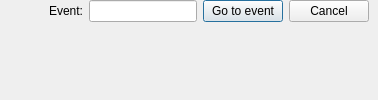
  <widget class="QWidget" name="centralWidget">
   <property name="sizePolicy">
    <sizepolicy hsizetype="Expanding" vsizetype="Expanding">
     <horstretch>0</horstretch>
     <verstretch>0</verstretch>
    </sizepolicy>
   </property>
   <property name="accessibleName">
    <string>Main Window</string>
   </property>
   <layout class="QVBoxLayout" name="verticalLayout">
    <property name="spacing">
     <number>0</number>
    </property>
    <property name="leftMargin">
     <number>0</number>
    </property>
    <property name="topMargin">
     <number>0</number>
    </property>
    <property name="rightMargin">
     <number>0</number>
    </property>
    <property name="bottomMargin">
     <number>0</number>
    </property>
    <item>
     <widget class="AccordionFrame" name="goToFrame">
      <property name="accessibleName">
       <string>Go to packet</string>
      </property>
      <property name="accessibleDescription">
       <string>Allows jumping to a specific packet by its number.</string>
      </property>
      <layout class="QHBoxLayout" name="goToHB">
       <property name="topMargin">
        <number>0</number>
       </property>
       <property name="bottomMargin">
        <number>0</number>
       </property>
       <item>
        <spacer name="horizontalSpacer">
         <property name="orientation">
          <enum>Qt::Orientation::Horizontal</enum>
         </property>
         <property name="sizeHint" stdset="0">
          <size>
           <width>40</width>
           <height>10</height>
          </size>
         </property>
        </spacer>
       </item>
       <item>
        <widget class="QLabel" name="goToPacketLabel">
         <property name="text">
          <string>Event:</string>
         </property>
        </widget>
       </item>
       <item>
        <widget class="QLineEdit" name="goToLineEdit"/>
       </item>
       <item>
        <widget class="QPushButton" name="goToGo">
         <property name="maximumSize">
          <size>
           <width>16777215</width>
           <height>27</height>
          </size>
         </property>
         <property name="text">
          <string>Go to event</string>
         </property>
         <property name="default">
          <bool>true</bool>
         </property>
        </widget>
       </item>
       <item>
        <widget class="QPushButton" name="goToCancel">
         <property name="maximumSize">
          <size>
           <width>16777215</width>
           <height>27</height>
          </size>
         </property>
         <property name="text">
          <string>Cancel</string>
         </property>
        </widget>
       </item>
      </layout>
     </widget>
    </item>
    <item>
     <widget class="StratosharkSearchFrame" name="searchFrame" native="true">
      <property name="accessibleName">
       <string>Search packet</string>
      </property>
      <property name="accessibleDescription">
       <string>Allows searching for packets based on different criteria like display filters or text.</string>
      </property>
     </widget>
    </item>
    <item>
     <widget class="AddressEditorFrame" name="addressEditorFrame">
      <property name="accessibleName">
       <string>Edit Address</string>
      </property>
      <property name="accessibleDescription">
       <string>Allows editing address resolution information for the current capture.</string>
      </property>
     </widget>
    </item>
    <item>
     <widget class="ColumnEditorFrame" name="columnEditorFrame">
      <property name="accessibleName">
       <string>Edit Column</string>
      </property>
      <property name="accessibleDescription">
       <string>Allows adding, removing, or modifying columns in the packet list.</string>
      </property>
     </widget>
    </item>
    <item>
     <widget class="PreferenceEditorFrame" name="preferenceEditorFrame">
      <property name="accessibleName">
       <string>Edit Preference</string>
      </property>
      <property name="accessibleDescription">
       <string>Allows changing protocol or application preferences.</string>
      </property>
     </widget>
    </item>
    <item>
     <widget class="FilterExpressionFrame" name="filterExpressionFrame">
      <property name="accessibleName">
       <string>Edit Filter Expression</string>
      </property>
      <property name="accessibleDescription">
       <string>Allows creating or editing display filter buttons.</string>
      </property>
     </widget>
    </item>
    <item>
     <widget class="QStackedWidget" name="mainStack">
      <property name="enabled">
       <bool>true</bool>
      </property>
      <property name="accessibleName">
       <string>Main View</string>
      </property>
      <widget class="WelcomePage" name="welcomePage"/>
     </widget>
    </item>
   </layout>
  </widget>
